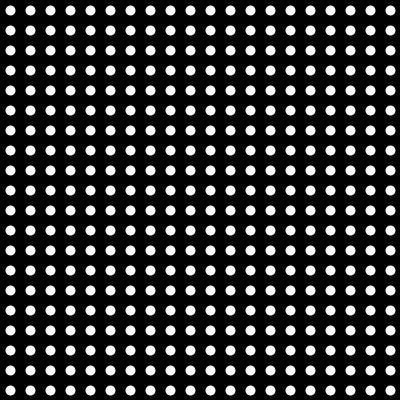
Frame 1 (no input)
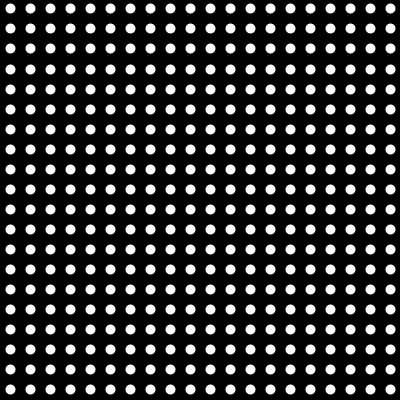
Frame 60 (the mouse pressed at the canvas centre just before this capture)
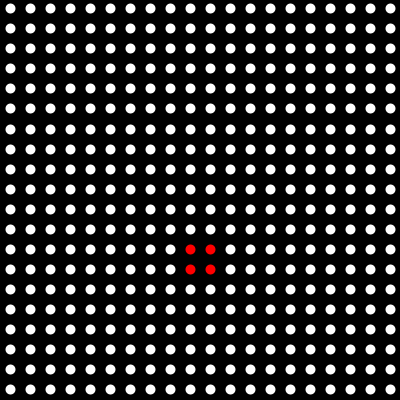
Frame 120 (the mouse held since frame 60 and released just before this capture)

The Processing sketch that drew these frames (run headless with seeded random() and noise(); from frame 60 on, the mouse is pressed at the canvas centre):

// Processing sketch: processing_93064
// ── processing_93064.pde

float[] monTableauX;
float[] monTableauY;
color[] monTableauC;

int indexChoisi = 257;
 
void setup() {
  size(400,400);
  smooth();
   
  strokeWeight(10);
   
  monTableauX = new float[400];
  monTableauY = new float[400];
  monTableauC = new color[400];
   
  for ( int i = 0 ; i < 400 ; i++ )  {
    monTableauX[i] = i % 20 * (width/20) + 10;
    monTableauY[i] = int( i / 20) * (height/20) + 10 ;
    monTableauC[i] = color(255);
  }
   
}
 
 
void draw () {
  background(0);
  stroke(255);
   
  for ( int i = 0 ; i < 400 ; i++ )  {
    float x = monTableauX[i];
    float y = monTableauY[i];
     
    monTableauY[i] = monTableauY[i] + 1;
    if ( monTableauY[i] > height ) monTableauY[i] = 0;
    stroke(monTableauC[i]);
    
    point(x,y);
     
    
  }
   
}


void mousePressed() {
  
  for ( int i = 0 ; i < 400 ; i++ )  {
    float distance = dist( monTableauX[i], monTableauY[i], mouseX, mouseY );
    
    if (distance < 20 ) {
       monTableauC[i] = color(255,0,0);
    }
  }
  
  
  
}
